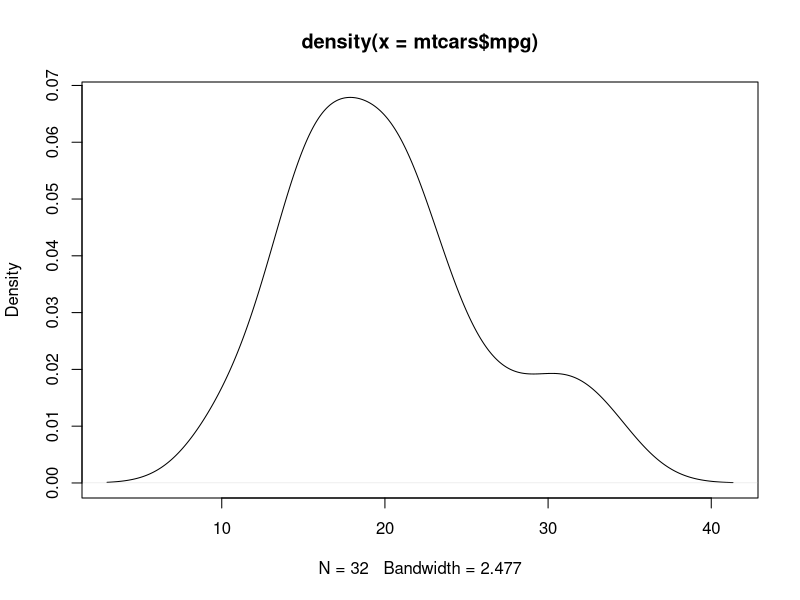
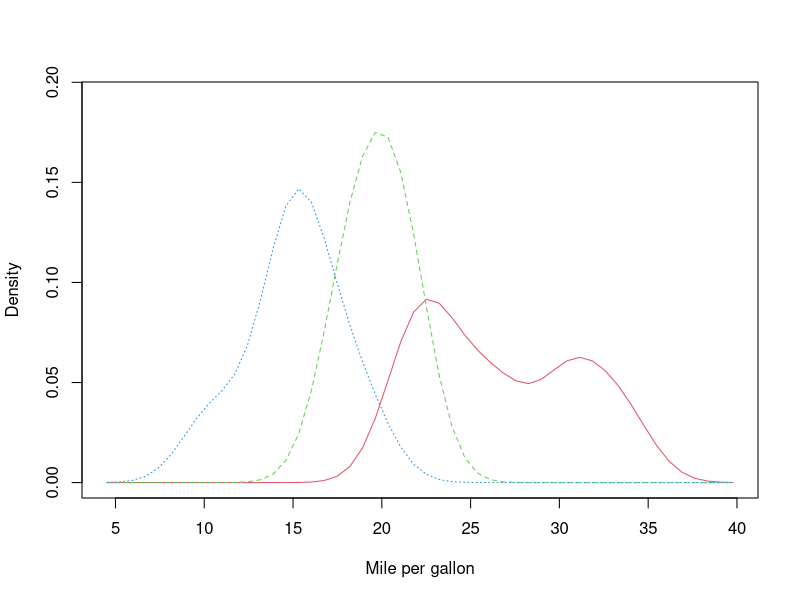

Write the R code that produced these figures, in order.

## R的基本图形

#核密度图
x <- density(mtcars$mpg)
mtcars$mpg
x
plot(x)


#不同核密度图之间的比较
attach(mtcars)

install.packages("sm")
library(sm)

mpg
cyl

head(mtcars)

sm.density.compare(mpg,cyl,xlab="Mile per gallon")
